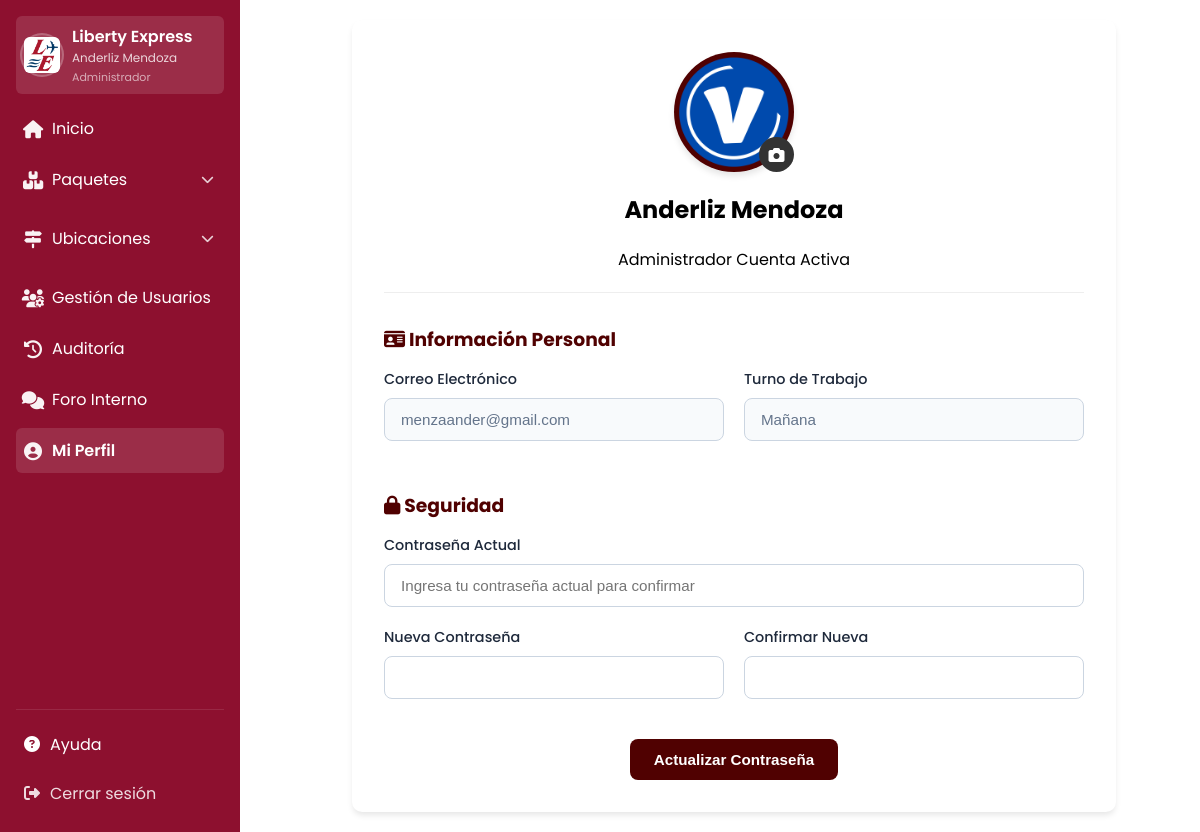
Screenshot of /perfil.php (signed in) with the database file from the repository.
### tables this page shows
CREATE TABLE `usuario` (
  `id` int(11) NOT NULL,
  `nombre` varchar(30) NOT NULL,
  `apellido` varchar(30) NOT NULL,
  `turno` int(11) NOT NULL,
  `correo` varchar(255) NOT NULL,
  `contraseña` varchar(100) NOT NULL,
  `estado` int(11) NOT NULL,
  `rol_id` int(11) NOT NULL,
  `requiere_cambio` int(1) NOT NULL DEFAULT 1,
  `token_password` varchar(100) DEFAULT NULL,
  `token_expiracion` datetime DEFAULT NULL,
  `reset_token` varchar(255) DEFAULT NULL,
  `reset_expira` datetime DEFAULT NULL,
  `foto_perfil` varchar(255) DEFAULT NULL
);

CREATE TABLE `rol` (
  `id` int(11) NOT NULL,
  `Nombre` varchar(50) NOT NULL
);

### app/db/functions/users/users.php (called while the page is built, shortened)
<?php
include($_SERVER['DOCUMENT_ROOT'] . '/liberty/app/db/connect.php');
if (!function_exists('traducirRol')) {
    function traducirRol($rol_id) {
        global $conn;
        try {
            $stmt = $conn->prepare("SELECT Nombre FROM rol WHERE id = ?");
            $stmt->execute([$rol_id]);
            $rol = $stmt->fetch(PDO::FETCH_ASSOC);
            return $rol ? $rol['Nombre'] : 'Desconocido';
        } catch (PDOException $e) { return 'Error DB'; }
    }
}
if (!function_exists('traducirTurno')) {
    function traducirTurno($turno) {
        return ($turno == 0) ? 'Mañana' : (($turno == 1) ? 'Tarde' : 'N/A');
    }
}
?>

### perfil.php (the view, shortened to what this page needs)
<?php
include($_SERVER['DOCUMENT_ROOT'] . '/liberty/app/db/connect.php');
include($_SERVER['DOCUMENT_ROOT'] . '/liberty/app/db/functions/users/users.php');
$id = $_SESSION['user_id'];
$stmt = $conn->prepare("SELECT * FROM usuario WHERE id = ?");
$stmt->execute([$id]);
$usuario = $stmt->fetch(PDO::FETCH_OBJ);
?>
<!DOCTYPE html>
<html lang="es">
<head>
    <link rel="stylesheet" href="/liberty/app/assets/css/forms.css">
    <link rel="stylesheet" href="/liberty/app/assets/css/sidebar.css">
    <link rel="stylesheet" href="https://cdnjs.cloudflare.com/ajax/libs/font-awesome/6.4.0/css/all.min.css">
</head>
<body>
    <div class="app-wrap">
        <?php include($_SERVER['DOCUMENT_ROOT'] . '/liberty/app/includes/menu.php'); ?>
        <main class="main-content">
            <div class="profile-card">
                <div class="profile-header">
                    <form action="" method="POST" enctype="multipart/form-data" id="formFoto">
                        <div class="profile-avatar-container">
                            <div class="profile-avatar">
                                <?php if (!empty($usuario->foto_perfil) && file_exists($_SERVER['DOCUMENT_ROOT'] . '/liberty/app/assets/uploads/perfiles/' . $usuario->foto_perfil)): ?>
                                    <img src="/liberty/app/assets/uploads/perfiles/<?php echo $usuario->foto_perfil; ?>" alt="Foto Perfil">
                                <?php else: ?>
                                    <?php echo strtoupper(substr($usuario->nombre, 0, 1)); ?>
                                <?php endif; ?>
                            </div>
                            <label for="uploadFoto" class="btn-upload-label" title="Cambiar Foto">
                                <i class="fas fa-camera"></i>
                            </label>
                        </div>
                    </form>
                    <h2><?php echo htmlspecialchars($usuario->nombre . ' ' . $usuario->apellido); ?></h2>
                    <div>
                        <span class="badge badge-info"><?php echo traducirRol($usuario->rol_id); ?></span>
                        <span class="badge <?php echo $usuario->estado ? 'badge-success' : 'badge-danger'; ?>">
                            <?php echo $usuario->estado ? 'Cuenta Activa' : 'Cuenta Inactiva'; ?>
                        </span>
                    </div>
                </div>
                <form method="POST" class="form-container">
                    <h3 style="margin-bottom: 15px; color: #500101;"><i class="fas fa-id-card"></i> Información Personal</h3>
                    <div class="info-grid">
                        <div class="form-group">
                            <label class="form-label">Correo Electrónico</label>
                            <input type="text" class="form-control" value="<?php echo htmlspecialchars($usuario->correo); ?>" disabled style="background-color: #f8fafc;">
                        </div>
                        <div class="form-group">
                            <label class="form-label">Turno de Trabajo</label>
                            <input type="text" class="form-control" value="<?php echo traducirTurno($usuario->turno); ?>" disabled style="background-color: #f8fafc;">
                        </div>
                    </div>
                    <h3 style="margin-bottom: 15px; margin-top: 30px; color: #500101;"><i class="fas fa-lock"></i> Seguridad</h3>
                    <div class="form-group">
                        <label class="form-label">Contraseña Actual</label>
                        <input type="password" name="pass_actual" class="form-control" placeholder="Ingresa tu contraseña actual para confirmar">
                    </div>
                    <div class="info-grid">
                        <div class="form-group">
                            <label class="form-label">Nueva Contraseña</label>
                            <input type="password" name="pass_nueva" class="form-control">
                        </div>
                        <div class="form-group">
                            <label class="form-label">Confirmar Nueva</label>
                            <input type="password" name="pass_confirmar" class="form-control">
                        </div>
                    </div>
                    <div class="form-actions" style="justify-content: center; margin-top: 20px;">
                        <button type="submit" class="btn-submit">Actualizar Contraseña</button>
                    </div>
                </form>
            </div>
        </main>
    </div>
</body>
</html>

### app/assets/css/forms.css (style rules this page uses)
:root { --primary: #500101; --text-dark: #1e293b; --text-gray: #64748b; --border: #cbd5e1; --radius: 8px; }
.form-container { background: #ffffff; padding: 0; border: none; box-shadow: none; width: 100%; }
.form-group { margin-bottom: 1.25rem; }
.form-label { display: block; font-weight: 500; color: var(--text-dark); margin-bottom: 0.5rem; font-size: 0.9rem; }
.form-control { width: 100%; padding: 0.75rem 1rem; font-size: 0.95rem; color: var(--text-dark); background-color: #fff; border: 1px solid var(--border); border-radius: var(--radius); transition: all 0.2s ease-in-out; box-sizing: border-box; }
.form-control:disabled, .form-control[readonly] { background-color: #f1f5f9; color: var(--text-gray); cursor: not-allowed; }
.form-actions { margin-top: 2rem; display: flex; justify-content: flex-end; gap: 1rem; }
.btn-submit { background-color: var(--primary); color: white; padding: 0.75rem 1.5rem; border: none; border-radius: var(--radius); font-weight: 600; font-size: 0.95rem; cursor: pointer; transition: background 0.2s; }

### app/assets/css/sidebar.css (style rules this page uses)
:root { --sidebar-width: 240px; --bg: #8d102f; --accent: #ffffff; --text: #ffffff; }
body { font-family: 'Poppins', system-ui, -apple-system, 'Segoe UI', Roboto, 'Helvetica Neue', Arial, sans-serif; margin: 0; }
.app-wrap { display: flex; }
.main-content { margin-left: var(--sidebar-width); flex: 1; padding: 20px; }

### perfil.php (style rules this page uses)
.profile-card { background: white; padding: 2rem; border-radius: 10px; box-shadow: 0 4px 6px -1px rgba(0,0,0,0.1); max-width: 700px; margin: 0 auto; }
.profile-header { text-align: center; margin-bottom: 2rem; padding-bottom: 20px; border-bottom: 1px solid #eee; }
.profile-avatar-container { position: relative; width: 120px; height: 120px; margin: 0 auto 1rem; }
.profile-avatar { width: 100%; height: 100%; background: #500101; color: white; border-radius: 50%; display: flex; align-items: center; justify-content: center; font-size: 3rem; overflow: hidden; object-fit: cover; box-shadow: 0 4px 6px rgba(0,0,0,0.1); }
.profile-avatar img { width: 100%; height: 100%; object-fit: cover; }
.btn-upload-label { position: absolute; bottom: 0; right: 0; background: #333; color: white; width: 35px; height: 35px; border-radius: 50%; display: flex; align-items: center; justify-content: center; cursor: pointer; transition: background 0.3s; }
.info-grid { display: grid; grid-template-columns: 1fr 1fr; gap: 20px; }

### rows the page displays
usuario: foto_perfil (picture), nombre+apellido "Anderliz Mendoza", rol.Nombre "Administrador", correo "menzaander@gmail.com", turno "Mañana"

### other values shown
$_SESSION['user_nombre'] "Anderliz"
$_SESSION['user_apellido'] "Mendoza"
